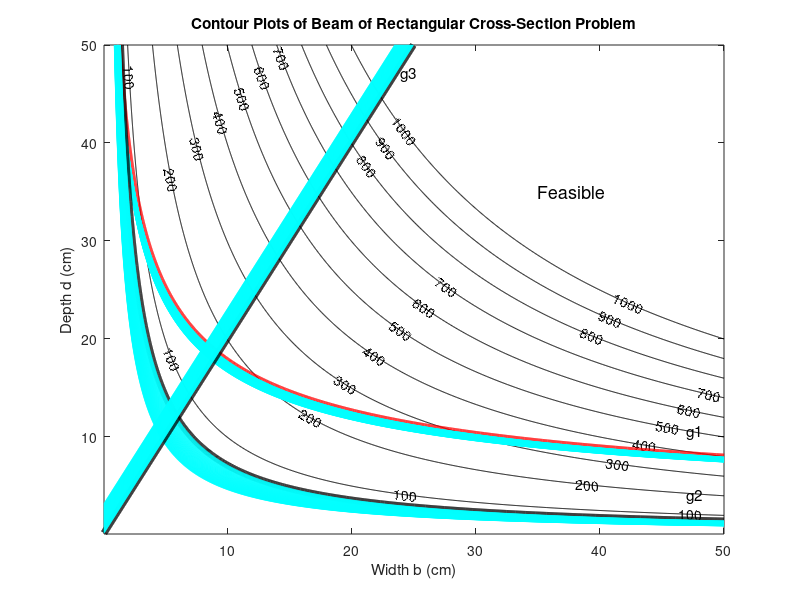

Reproduce this figure in MATLAB. (Note: this script raises an error after producing the figure.)
% AerE 361, Homework 1, Lucas Tavares

clear;
clc;
close all;


%%%%%%%%%% Problem 1 %%%%%%%%%%

% 1.1) Optimum design problem for minimum cross-sectional area S:
% 
% Design variables: d (depth) and b (width)
% 
% Known values:
% 
%     Maximum bending moment: 127 kN*m
%     Maximum shear: 400 kN
%     Allowable bending stress: 213 MPa
%     Allowable shearing stress:  56 MPa
% 
% Problem constrains:
% 
%     0.1 cm < d < 50 cm
%     0.1 cm < b < 50 cm
% 
%     g1 = sigma = 5.3 * M_max / (b * d^2) <= sigma_a
%     g2 = tau = V_max / (b * d) <= tau_a
%     g3 = d <= 2 * b
% 
%     S = b * d
% 
% Objective: Minimize S (S will be minimal where b and d are minimal)
% 
% 1.2) Standard format:
% 
%     d - 2*b <= 0;
%     0.1 - d <= 0; % m
%     d - 50 <= 0; % m
%     0.1 - b <= 0; % m
%     b - 50 <= 0; % m
% 
%     g1 = 5.3 * M_max / (b * d^2) - sigma_a <= 0; % N/m^2
%     g2 = V_max / (b * d) - tau_a <= 0; % N/m^2
%     g3 = d - 2*b <= 0; % m
% 
%     S = b * d; % m^2

% 1.3) MATLAB code:

% Define known values
M_max = 12700000; % N*cm
V_max = 400000; % N
sigma_a = 21300; % N/cm^2
tau_a = 5600; % N/cm^2

% Generate meshgrid for the b and d plane
[b, d] = meshgrid(0.1:0.05:50, 0.1:0.05:50);

% Define the objective function
S = b .* d;

% Plot objective function's contour
c_levels = 0:100:1000;
fc = contour(b, d, S, c_levels, "k");
clabel(fc);

% Define constraints
g1 = 5.3 .* M_max ./ (b .* d.^2) - sigma_a;
g2 = V_max ./ (b .* d) - tau_a;
g3 = d - 2*b;

% Plot constraints
hold on;
infeasible_levels1 = 0:50:3000;
infeasible_levels2 = 0:0.05:3;

contour(b, d, g1, [0 0], 'r', 'Linewidth', 5);
contour(b, d, g1, infeasible_levels1, 'c');

contour(b, d, g2, [0 0], 'k', 'Linewidth', 5);
contour(b, d, g2, infeasible_levels1, 'c');

contour(b, d, g3, [0 0], 'k', 'Linewidth', 5);
contour(b, d, g3, infeasible_levels2, 'c');

% Annotate the contraint names and feasible region in the plot
text(35, 35, "Feasible", 'FontSize',13);
text(47, 10.5, "g1", 'FontSize',11);
text(47, 4, "g2", 'FontSize',11);
text(24, 47, "g3", 'FontSize',11);

xlabel('Width b (cm)')
ylabel('Depth d (cm)')
title('Contour Plots of Beam of Rectangular Cross-Section Problem')

% 1.4) Optimal design variable values are approximatelly:
% 
%     b = 10.1 cm
%     d = 18.85 cm
%     S = 190.385 cm^2
% 
% Constraints g1 and g3 are active, while g2 is inactive.


%%%%%%%%%% Problem 2 %%%%%%%%%%

% 2.1) Function f is nonlinear, since it includes a quadratic term (8 * x1^2) and a product term (-9 * x1 * x2).

% 2.2) MATLAB code:

% Define symbolic function
syms f(x1, x2)
f(x1, x2) = 8 * x1^2 - 9 * x1 * x2 + 10 * x2 + 7;

% Compute gradient
dfdx1 = diff(f, x1);
dfdx2 = diff(f, x2);

% Norm of gradient
norm = sqrt(dfdx1^2 + dfdx2^2);

% Input x* values
dfdx1_xstar = dfdx1(1, 3);
dfdx2_xstar = dfdx2(1, 3);
norm_xstar = norm(1, 3);

% Output results
fprintf('\n---------- Problem 2 ---------- \n\n')
fprintf('Gradient of f at x* = (1, 3):  [%.04f, %.04f] \n\n', dfdx1_xstar, dfdx2_xstar)
fprintf('Norm of gradient of f at x* = (1, 3):  %.04f \n\n\n\n', norm_xstar)

% Gradient of f at x* = (1, 3):  [-11.0000, 1.0000] 
% 
% Norm of gradient of f at x* = (1, 3):  11.0454


%%%%%%%%%% Problem 3 %%%%%%%%%%

fprintf('---------- Problem 3 ---------- \n\n')

% Define symbolic function
syms f(x1, x2)
f(x1, x2) = 7 * x1^2 - 2 * x1 * x2 - 8 * x2^2 + 19 * x2;

% Compute gradient
dfdx1 = diff(f, x1);
dfdx2 = diff(f, x2);

% Solve for stationary points
stationaryPoints = solve([dfdx1 == 0, dfdx2 == 0], [x1, x2]);

x1Opt = stationaryPoints.x1;
x2Opt = stationaryPoints.x2;

fprintf('Stationary points:  [%.04f, %.04f] \n\n', x1Opt, x2Opt);

% Compute the Hessian matrix

h11 = diff(dfdx1, x1);
h12 = diff(dfdx1, x2);
h21 = diff(dfdx2, x1);
h22 = diff(dfdx2, x2);

H = double([h11 h12; h21 h22]);

% Compute and analyze the eigenvalues of the Hessian

lambdas = eig(H);

fprintf('Eigenvalues of the Hessian are:  [%.04f, %.04f] \n\n', lambdas(1), lambdas(2))

if all(lambdas > 0)
    fprintf('The Hessian is positive definite. This point is a local minimum. \n\n')
else
    fprintf('The Hessian is not positive definite. The point is not a minimum. \n\n')
end

% 3.1) Stationary points:  [0.1667, 1.1667] 
% 
% 3.2) Eigenvalues of the Hessian are:  [-16.1327, 14.1327] 
% 
% The Hessian is not positive definite. The point is not a minimum. 
